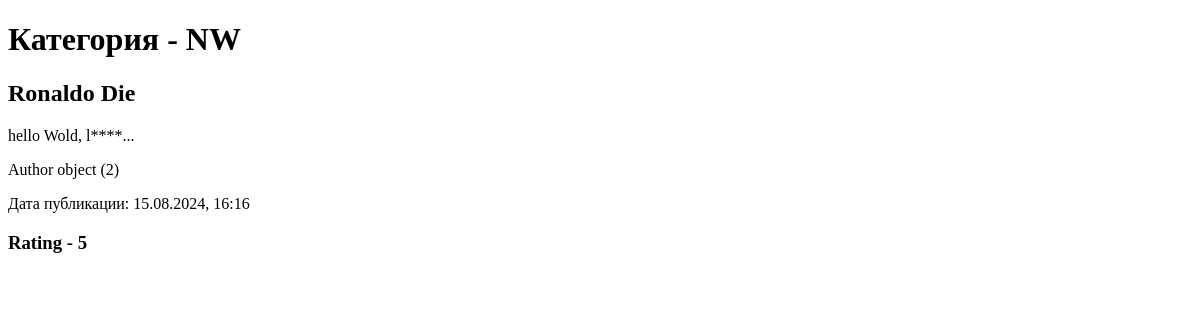
Before: /news/3 with the older database file.
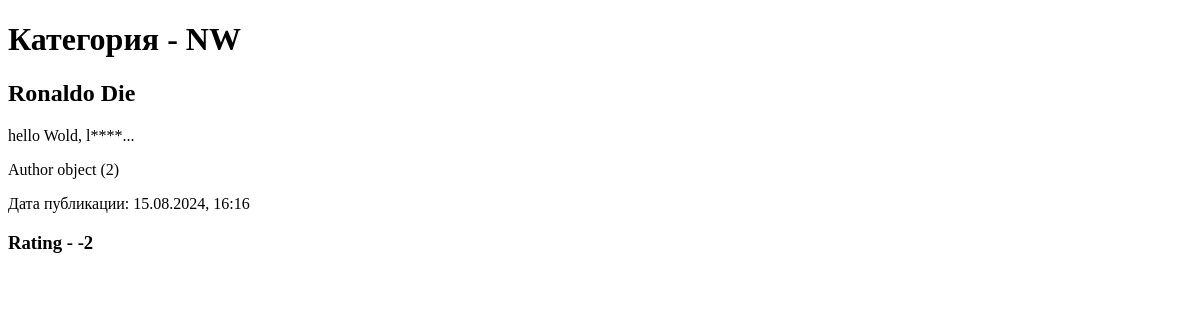
After: the same page with the newer database file.
### newapp/models.py (models this page shows, shortened)
class Post(models.Model):
    author = models.ForeignKey(Author, on_delete=models.CASCADE)
    NEWS = 'NW'
    ARTICLE = 'AR'
    CATEGORY_CHOICEC = (
        (NEWS, 'Новость'),
        (ARTICLE, 'Статья')
    )
    category_type = models.CharField(max_length=2, choices=CATEGORY_CHOICEC, default=ARTICLE)
    date_creation = models.DateTimeField(auto_now_add=True)
    post_category = models.ManyToManyField(Category, through ='PostCategory')
    title = models.CharField(max_length=128)
    text = models.TextField()
    post_rating = models.SmallIntegerField(default=0)

class Author(models.Model):
    author_user = models.OneToOneField(User, on_delete=models.CASCADE)
    author_rating = models.SmallIntegerField(default=0)

### newapp/views.py (the view)
# urls.py: path('<int:pk>', ProductDetail.as_view()),
class ProductDetail(DetailView):
    model = Post
    template_name = 'onenews.html'
    context_object_name = 'news'

### newapp/templatetags/custom_filters.py (called while the page is built)
@register.filter
def censor(value):
    if not isinstance(value, str):
        raise ValueError("Фильтр censor применяется только к строкам.")
    for word in BAD_WORDS:
        pattern = re.compile(re.escape(word), re.IGNORECASE)
        value = pattern.sub(word[0] + '*' * (len(word) - 1), value)
    return value

### templates/onenews.html
{% extends 'flatpages/default.html' %}
{% load custom_tags %}
{% load custom_filters %}
{% block content %}
<h1>Категория - {{news.category_type}}</h1>
<h2>{{news.title |censor}}</h2>
<p>{{ news.text |censor}}</p>
<p>{{ news.author}}</p>
<p>Дата публикации: {{ news.date_creation|date:"d.m.Y, H:i" }}</p>
<h3>Rating - {{news.post_rating}}</h3>
{% endblock content %}

### templates/flatpages/default.html (shortened to what this page needs)
<!DOCTYPE html>
<html lang="en">
  <head>
  </head>
  <body>
    {% block content %}{% endblock %}
  </body>
</html>

Changed rows visible on the page:
changed Post "NW": post_rating "5" → "-2"
